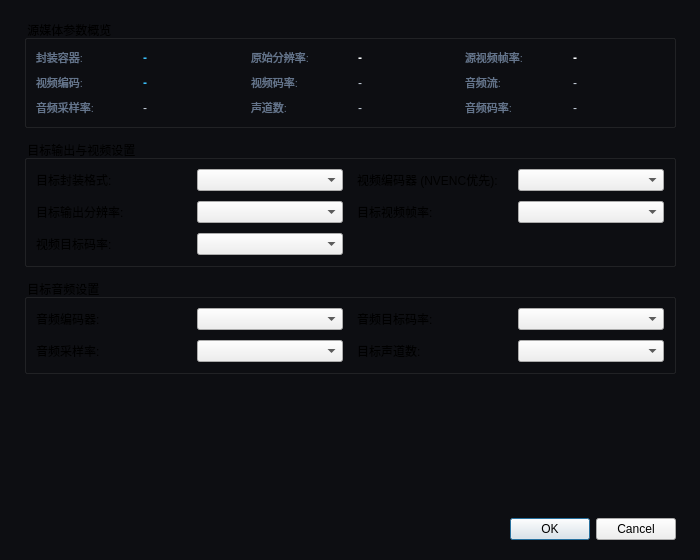
<?xml version="1.0" encoding="UTF-8"?>
<ui version="4.0">
 <class>TranscodeDialog</class>
 <widget class="QDialog" name="TranscodeDialog">
  <property name="geometry">
   <rect>
    <x>0</x>
    <y>0</y>
    <width>700</width>
    <height>560</height>
   </rect>
  </property>
  <property name="minimumSize">
   <size>
    <width>660</width>
    <height>520</height>
   </size>
  </property>
  <property name="windowTitle">
   <string>转码流水线配置 - G-Codec Pro</string>
  </property>
  <property name="styleSheet">
   <string notr="true">QDialog {
    background-color: #0d0e12;
}</string>
  </property>
  <layout class="QVBoxLayout" name="dialogMainLayout">
   <property name="spacing">
    <number>12</number>
   </property>
   <property name="leftMargin">
    <number>24</number>
   </property>
   <property name="topMargin">
    <number>20</number>
   </property>
   <property name="rightMargin">
    <number>24</number>
   </property>
   <property name="bottomMargin">
    <number>20</number>
   </property>
   <item>
    <widget class="QGroupBox" name="sourceGroupBox">
     <property name="title">
      <string> 源媒体参数概览 </string>
     </property>
     <layout class="QGridLayout" name="sourceGridLayout">
      <property name="horizontalSpacing">
       <number>16</number>
      </property>
      <property name="verticalSpacing">
       <number>8</number>
      </property>
      <item row="0" column="0">
       <widget class="QLabel" name="label">
        <property name="styleSheet">
         <string notr="true">color: #64748b; font-size: 11px;</string>
        </property>
        <property name="text">
         <string>封装容器:</string>
        </property>
       </widget>
      </item>
      <item row="0" column="1">
       <widget class="QLabel" name="label_2">
        <property name="font">
         <font>
          <bold>true</bold>
         </font>
        </property>
        <property name="styleSheet">
         <string notr="true">color: #38bdf8; font-weight: 700;</string>
        </property>
        <property name="text">
         <string>-</string>
        </property>
       </widget>
      </item>
      <item row="0" column="2">
       <widget class="QLabel" name="label_9">
        <property name="styleSheet">
         <string notr="true">color: #64748b; font-size: 11px;</string>
        </property>
        <property name="text">
         <string>原始分辨率:</string>
        </property>
       </widget>
      </item>
      <item row="0" column="3">
       <widget class="QLabel" name="label_10">
        <property name="font">
         <font>
          <bold>true</bold>
         </font>
        </property>
        <property name="styleSheet">
         <string notr="true">color: #f8fafc; font-weight: 700;</string>
        </property>
        <property name="text">
         <string>-</string>
        </property>
       </widget>
      </item>
      <item row="0" column="4">
       <widget class="QLabel" name="label_5">
        <property name="styleSheet">
         <string notr="true">color: #64748b; font-size: 11px;</string>
        </property>
        <property name="text">
         <string>源视频帧率:</string>
        </property>
       </widget>
      </item>
      <item row="0" column="5">
       <widget class="QLabel" name="label_6">
        <property name="font">
         <font>
          <bold>true</bold>
         </font>
        </property>
        <property name="styleSheet">
         <string notr="true">color: #f8fafc; font-weight: 700;</string>
        </property>
        <property name="text">
         <string>-</string>
        </property>
       </widget>
      </item>
      <item row="1" column="0">
       <widget class="QLabel" name="label_3">
        <property name="styleSheet">
         <string notr="true">color: #64748b; font-size: 11px;</string>
        </property>
        <property name="text">
         <string>视频编码:</string>
        </property>
       </widget>
      </item>
      <item row="1" column="1">
       <widget class="QLabel" name="label_4">
        <property name="font">
         <font>
          <bold>true</bold>
         </font>
        </property>
        <property name="styleSheet">
         <string notr="true">color: #38bdf8; font-weight: 700;</string>
        </property>
        <property name="text">
         <string>-</string>
        </property>
       </widget>
      </item>
      <item row="1" column="2">
       <widget class="QLabel" name="label_7">
        <property name="styleSheet">
         <string notr="true">color: #64748b; font-size: 11px;</string>
        </property>
        <property name="text">
         <string>视频码率:</string>
        </property>
       </widget>
      </item>
      <item row="1" column="3">
       <widget class="QLabel" name="label_8">
        <property name="styleSheet">
         <string notr="true">color: #cbd5e1;</string>
        </property>
        <property name="text">
         <string>-</string>
        </property>
       </widget>
      </item>
      <item row="1" column="4">
       <widget class="QLabel" name="label_11">
        <property name="styleSheet">
         <string notr="true">color: #64748b; font-size: 11px;</string>
        </property>
        <property name="text">
         <string>音频流:</string>
        </property>
       </widget>
      </item>
      <item row="1" column="5">
       <widget class="QLabel" name="label_17">
        <property name="styleSheet">
         <string notr="true">color: #cbd5e1;</string>
        </property>
        <property name="text">
         <string>-</string>
        </property>
       </widget>
      </item>
      <item row="2" column="0">
       <widget class="QLabel" name="label_13">
        <property name="styleSheet">
         <string notr="true">color: #64748b; font-size: 11px;</string>
        </property>
        <property name="text">
         <string>音频采样率:</string>
        </property>
       </widget>
      </item>
      <item row="2" column="1">
       <widget class="QLabel" name="label_19">
        <property name="styleSheet">
         <string notr="true">color: #cbd5e1;</string>
        </property>
        <property name="text">
         <string>-</string>
        </property>
       </widget>
      </item>
      <item row="2" column="2">
       <widget class="QLabel" name="label_14">
        <property name="styleSheet">
         <string notr="true">color: #64748b; font-size: 11px;</string>
        </property>
        <property name="text">
         <string>声道数:</string>
        </property>
       </widget>
      </item>
      <item row="2" column="3">
       <widget class="QLabel" name="label_20">
        <property name="styleSheet">
         <string notr="true">color: #cbd5e1;</string>
        </property>
        <property name="text">
         <string>-</string>
        </property>
       </widget>
      </item>
      <item row="2" column="4">
       <widget class="QLabel" name="label_12">
        <property name="styleSheet">
         <string notr="true">color: #64748b; font-size: 11px;</string>
        </property>
        <property name="text">
         <string>音频码率:</string>
        </property>
       </widget>
      </item>
      <item row="2" column="5">
       <widget class="QLabel" name="label_18">
        <property name="styleSheet">
         <string notr="true">color: #cbd5e1;</string>
        </property>
        <property name="text">
         <string>-</string>
        </property>
       </widget>
      </item>
     </layout>
    </widget>
   </item>
   <item>
    <widget class="QGroupBox" name="videoGroupBox">
     <property name="title">
      <string> 目标输出与视频设置 </string>
     </property>
     <layout class="QGridLayout" name="videoGridLayout">
      <property name="horizontalSpacing">
       <number>14</number>
      </property>
      <property name="verticalSpacing">
       <number>10</number>
      </property>
      <item row="0" column="0">
       <widget class="QLabel" name="lblFormat">
        <property name="text">
         <string>目标封装格式:</string>
        </property>
       </widget>
      </item>
      <item row="0" column="1">
       <widget class="QComboBox" name="formatCombo">
        <property name="placeholderText">
         <string>请选择目标封装格式</string>
        </property>
       </widget>
      </item>
      <item row="0" column="2">
       <widget class="QLabel" name="lblVideoCodec">
        <property name="text">
         <string>视频编码器 (NVENC优先):</string>
        </property>
       </widget>
      </item>
      <item row="0" column="3">
       <widget class="QComboBox" name="videoCodecCombo"/>
      </item>
      <item row="1" column="0">
       <widget class="QLabel" name="lblResolution">
        <property name="text">
         <string>目标输出分辨率:</string>
        </property>
       </widget>
      </item>
      <item row="1" column="1">
       <widget class="QComboBox" name="resolutionCombo"/>
      </item>
      <item row="1" column="2">
       <widget class="QLabel" name="lblFramerate">
        <property name="text">
         <string>目标视频帧率:</string>
        </property>
       </widget>
      </item>
      <item row="1" column="3">
       <widget class="QComboBox" name="framerateCombo"/>
      </item>
      <item row="2" column="0">
       <widget class="QLabel" name="lblVideoBitrate">
        <property name="text">
         <string>视频目标码率:</string>
        </property>
       </widget>
      </item>
      <item row="2" column="1">
       <widget class="QComboBox" name="videoBitrateCombo"/>
      </item>
     </layout>
    </widget>
   </item>
   <item>
    <widget class="QGroupBox" name="audioGroupBox">
     <property name="title">
      <string> 目标音频设置 </string>
     </property>
     <layout class="QGridLayout" name="audioGridLayout">
      <property name="horizontalSpacing">
       <number>14</number>
      </property>
      <property name="verticalSpacing">
       <number>10</number>
      </property>
      <item row="0" column="0">
       <widget class="QLabel" name="lblAudioCodec">
        <property name="text">
         <string>音频编码器:</string>
        </property>
       </widget>
      </item>
      <item row="0" column="1">
       <widget class="QComboBox" name="audioCodecCombo"/>
      </item>
      <item row="0" column="2">
       <widget class="QLabel" name="lblAudioBitrate">
        <property name="text">
         <string>音频目标码率:</string>
        </property>
       </widget>
      </item>
      <item row="0" column="3">
       <widget class="QComboBox" name="audioBitrateCombo"/>
      </item>
      <item row="1" column="0">
       <widget class="QLabel" name="lblAudioSample">
        <property name="text">
         <string>音频采样率:</string>
        </property>
       </widget>
      </item>
      <item row="1" column="1">
       <widget class="QComboBox" name="audioSampleCombo"/>
      </item>
      <item row="1" column="2">
       <widget class="QLabel" name="lblAudioChannel">
        <property name="text">
         <string>目标声道数:</string>
        </property>
       </widget>
      </item>
      <item row="1" column="3">
       <widget class="QComboBox" name="audioChannelCombo"/>
      </item>
     </layout>
    </widget>
   </item>
   <item>
    <spacer name="verticalSpacerBottom">
     <property name="orientation">
      <enum>Qt::Orientation::Vertical</enum>
     </property>
     <property name="sizeHint" stdset="0">
      <size>
       <width>20</width>
       <height>12</height>
      </size>
     </property>
    </spacer>
   </item>
   <item>
    <layout class="QHBoxLayout" name="bottomActionsLayout">
     <item>
      <spacer name="horizontalSpacerBottom">
       <property name="orientation">
        <enum>Qt::Orientation::Horizontal</enum>
       </property>
       <property name="sizeHint" stdset="0">
        <size>
         <width>40</width>
         <height>20</height>
        </size>
       </property>
      </spacer>
     </item>
     <item>
      <widget class="QDialogButtonBox" name="buttonBox">
       <property name="orientation">
        <enum>Qt::Orientation::Horizontal</enum>
       </property>
       <property name="standardButtons">
        <set>QDialogButtonBox::StandardButton::Cancel|QDialogButtonBox::StandardButton::Ok</set>
       </property>
      </widget>
     </item>
    </layout>
   </item>
  </layout>
 </widget>
 <resources/>
 <connections>
  <connection>
   <sender>buttonBox</sender>
   <signal>accepted()</signal>
   <receiver>TranscodeDialog</receiver>
   <slot>accept()</slot>
   <hints>
    <hint type="sourcelabel">
     <x>248</x>
     <y>254</y>
    </hint>
    <hint type="destinationlabel">
     <x>157</x>
     <y>274</y>
    </hint>
   </hints>
  </connection>
  <connection>
   <sender>buttonBox</sender>
   <signal>rejected()</signal>
   <receiver>TranscodeDialog</receiver>
   <slot>reject()</slot>
   <hints>
    <hint type="sourcelabel">
     <x>316</x>
     <y>260</y>
    </hint>
    <hint type="destinationlabel">
     <x>286</x>
     <y>274</y>
    </hint>
   </hints>
  </connection>
 </connections>
</ui>
